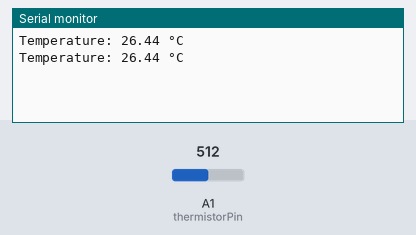
This program was run on a simulated Arduino Uno, built with avr-gcc and run on an emulated ATmega328P. Parts: the last lines printed to the serial monitor. The test bench sets the inputs (shaded band); at power-on: A1 (thermistorPin) = 512.

Above: at 5.8 s.
5.9 s: A1 (thermistorPin) set to 716
At 11.4 s:
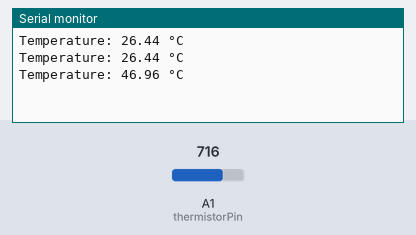
11.9 s: A1 (thermistorPin) set to 900
At 16.5 s:
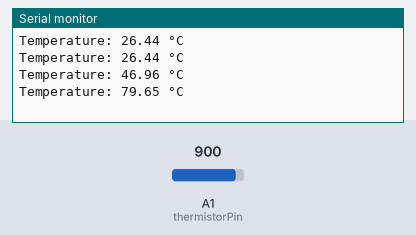
Timing chart, 0 to 18.0 s (numbered marks = the images above; inputs shaded):
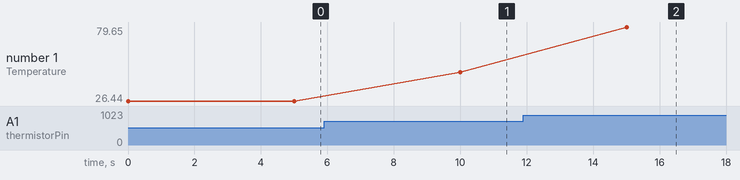

The program:

main.cpp
```cpp
#include <Arduino.h>
#include "Thermistor.h"

// Configuration of the thermistor
const double Rref = 50000;      // Reference resistance in ohms
const double R0 = 47000;        // Resistance at 25°C in ohms
const double Beta = 3950;       // Beta coefficient
const unsigned samplingBits = 10; // ADC converter bits
const int thermistorPin = A1;   // Analog pin for reading

Thermistor thermistor(Rref, R0, Beta, samplingBits);

void setup() {
  Serial.begin(9600);
  pinMode(thermistorPin, INPUT);
}

void loop() {
  // Read ADC value
  int adcValue = analogRead(thermistorPin);

  // Convert to temperature
  double tempC = thermistor.getTemperature(adcValue, 'C');

  Serial.print("Temperature: ");
  Serial.print(tempC);
  Serial.println(" °C");

  delay(5000); // Measure every 5 seconds
}
```

Measured:
- after the input at 5.9 s, the serial monitor: prints a new line after 4.1 s (image 1)
- after the input at 11.9 s, the serial monitor: prints a new line after 3.1 s (image 2)
- plotted number 1: 26.44 → 46.96 after the input at 5.9 s, 46.96 → 79.65 after the input at 11.9 s
